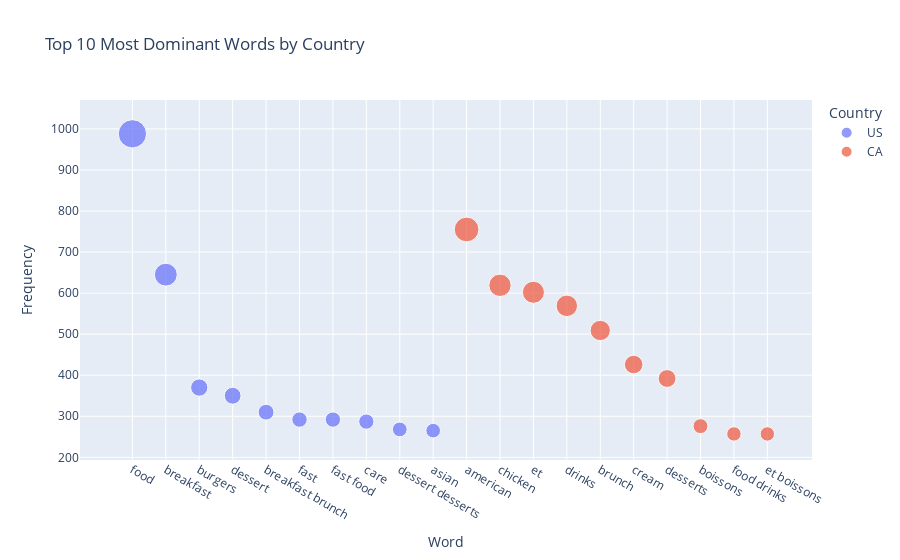

The notebook cell this image was saved under:
### Code cell
import plotly.express as px

# Create an interactive scatter plot
fig = px.scatter(
    top_words_df,
    x='word',
    y='count',
    size='count',
    color='country',
    hover_name='word',
    hover_data={'count': True, 'country': True},
    title='Top 10 Most Dominant Words by Country',
    labels={'word': 'Word', 'count': 'Frequency'}
)

# Update layout to add a legend and adjust the appearance
fig.update_layout(
    legend_title='Country',
    xaxis_title='Word',
    yaxis_title='Frequency',
    xaxis=dict(tickmode='linear'),
    showlegend=True
)

# Show the plot
fig.show()

### Figure 1 — Plotly figure (JSON) as saved in the notebook; plotly's stock layout.template omitted (floating-point values rounded to 4 significant figures)
{"data": [{"customdata": [["US"], ["US"], ["US"], ["US"], ["US"], ["US"], ["US"], ["US"], ["US"], ["US"]], "hovertemplate": "<b>%{hovertext}</b><br><br>country=%{customdata[0]}<br>Word=%{x}<br>Frequency=%{marker.size}<extra></extra>", "hovertext": ["food", "breakfast", "burgers", "dessert", "breakfast brunch", "fast", "fast food", "care", "dessert desserts", "asian"], "legendgroup": "US", "marker": {"color": "#636efa", "size": [988, 645, 370, 350, 310, 292, 292, 287, 268, 265], "sizemode": "area", "sizeref": 2.47, "symbol": "circle"}, "mode": "markers", "name": "US", "orientation": "v", "showlegend": true, "type": "scatter", "x": ["food", "breakfast", "burgers", "dessert", "breakfast brunch", "fast", "fast food", "care", "dessert desserts", "asian"], "xaxis": "x", "y": [988, 645, 370, 350, 310, 292, 292, 287, 268, 265], "yaxis": "y"}, {"customdata": [["CA"], ["CA"], ["CA"], ["CA"], ["CA"], ["CA"], ["CA"], ["CA"], ["CA"], ["CA"]], "hovertemplate": "<b>%{hovertext}</b><br><br>country=%{customdata[0]}<br>Word=%{x}<br>Frequency=%{marker.size}<extra></extra>", "hovertext": ["american", "chicken", "et", "drinks", "brunch", "cream", "desserts", "boissons", "food drinks", "et boissons"], "legendgroup": "CA", "marker": {"color": "#EF553B", "size": [755, 619, 602, 569, 509, 426, 392, 276, 257, 257], "sizemode": "area", "sizeref": 2.47, "symbol": "circle"}, "mode": "markers", "name": "CA", "orientation": "v", "showlegend": true, "type": "scatter", "x": ["american", "chicken", "et", "drinks", "brunch", "cream", "desserts", "boissons", "food drinks", "et boissons"], "xaxis": "x", "y": [755, 619, 602, 569, 509, 426, 392, 276, 257, 257], "yaxis": "y"}], "layout": {"legend": {"itemsizing": "constant", "title": {"text": "Country"}, "tracegroupgap": 0}, "showlegend": true, "title": {"text": "Top 10 Most Dominant Words by Country"}, "xaxis": {"anchor": "y", "domain": [0, 1], "tickmode": "linear", "title": {"text": "Word"}}, "yaxis": {"anchor": "x", "domain": [0, 1], "title": {"text": "Frequency"}}}}
